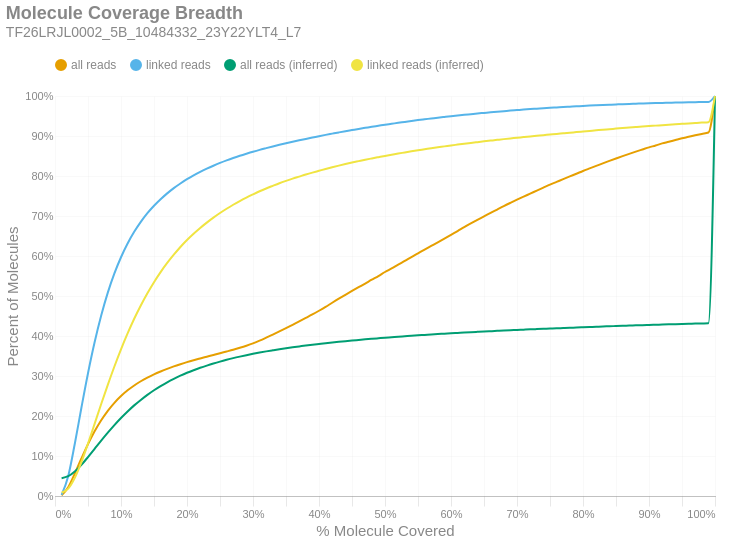

Notebook code for this chart:
### Markdown cell above
### Molecule Read Coverage
This chart shows molecule coverage breadth as computed by the number of bases aligned to that molecule. In other words, "*how much of each unique long molecule is actually sequenced/aligned?*" Keep in mind there is a distinction between sequences and alignments, since some sequences belonging to a particular molecule may not align well and wouldn't appear in the alignment data. This chart also shows molecule coverage breadth as computed by the *inferred fragment* from which the aligned sequences originate. Unlike read coverage, this calculation takes into account the total insert size, including unsequenced gaps between the forward and reverse reads. Like the previous figures, these are cumulative percents.

### Code cell
if SKIPLR:
    print_html(f"Skipped")
else:
    binned_df = consolidated_hist(valids['coverage_bp'], mask, 0.01, True)
    binned_df_inf = consolidated_hist(valids['coverage_inserts'], mask, 0.01, True)
    binned_df = binned_df.with_columns(pl.lit(binned_df_inf['all reads (cumsum)']).alias('all reads (inferred)'))
    binned_df = binned_df.with_columns(pl.lit(binned_df_inf['linked reads (cumsum)']).alias('linked reads (inferred)'))
    binned_df = binned_df.with_columns(
        (pl.col('bin').cast(pl.Float64) + 0.01).alias('right_edge')
    )

    with SafeRender(binned_df):
        (
            density_plot(binned_df, 'Molecule Coverage Breadth', samplename, 'molcov', ['all reads (inferred)','linked reads (inferred)'])
            .encode(
                #x=alt.X('bin:Q', title="% Molecule Covered").axis(format = '%').scale(padding=0),
                x=alt.X('right_edge:Q', title="% Molecule Covered").axis(format='%').scale(padding=0),
                y=alt.Y('value:Q', title='Percent of Molecules')
                    .axis(format='%')
                    .stack(False)
                    .scale(domainMin=0, padding=0),
                color=alt.Color("key:N").scale(domain = ["all reads", "linked reads", "all reads (inferred)", "linked reads (inferred)"]),
                tooltip = [
                    alt.Tooltip("key:N", title = "Data Type"),
                    alt.Tooltip("range_label:N", title="% Molecule Covered"),
                    alt.Tooltip("value:Q", format = ".2%", title="% Molecules")
                ]
            )
        ).display()

### Figure 1 — Vega-Lite specification as saved in the notebook (floating-point values rounded to 4 significant figures)
{"width": "container", "height": 400, "config": {"title": {"anchor": "start", "dy": -15, "fontSize": 18, "color": "#888888", "subtitleColor": "#888888", "subtitleFontSize": 14}, "arc": {"fill": "#0072B2"}, "axis": {"domainColor": "#888888", "domainWidth": 0.5, "gridWidth": 0.2, "grid": false, "titleFontWeight": 400, "titleFontSize": 15, "labelFontSize": 11, "labelColor": "#888888", "tickColor": "#888888", "tickWidth": 0.2, "titleColor": "#888888"}, "axisBand": {"grid": false}, "axisX": {"grid": true, "tickSize": 10, "domainCap": "round"}, "axisY": {"domain": false, "grid": true, "tickSize": 0, "domainCap": "round"}, "background": "transparent", "header": {"labelFontSize": 15, "labelColor": "#888888", "titleFontSize": 15, "titleFontWeight": 600, "titleColor": "#888888"}, "legend": {"labelFont": "sans-serif", "labelFontSize": 12, "labelColor": "#888888", "symbolSize": 100, "symbolType": "circle", "titleFontSize": 12, "titlePadding": 10, "titleColor": "#888888", "title": null, "orient": "top"}, "range": {"category": ["#E69F00", "#56B4E9", "#009E73", "#F0E442", "#0072B2", "#D55E00", "#CC79A7", "#000000"], "diverging": ["#cfe8f3", "#a2d4ec", "#73bfe2", "#46abdb", "#1696d2", "#12719e"]}, "area": {"fill": "#0072B2", "fillOpacity": 0.7, "line": true, "strokeOpacity": 0.7}, "line": {"color": "#0072B2", "stroke": "#0072B2", "strokeWidth": 2}, "trail": {"color": "#0072B2", "stroke": "#0072B2", "strokeWidth": 0, "size": 1}, "point": {"filled": true, "fillOpacity": 1.0, "size": 95}, "text": {"color": "#888888", "fontSize": 11, "align": "right", "fontWeight": 400, "size": 11}, "bar": {"fill": "#0072B2", "stroke": null}, "view": {"stroke": null, "continuousWidth": 660, "continuousHeight": 400}}, "data": {"name": "data-046a3386f2a7646fef6224f1c4e7e96d"}, "mark": {"type": "line", "interpolate": "monotone", "point": {"opacity": 0, "size": 275}}, "encoding": {"color": {"field": "key", "scale": {"domain": ["all reads", "linked reads", "all reads (inferred)", "linked reads (inferred)"]}, "type": "nominal"}, "tooltip": [{"field": "key", "title": "Data Type", "type": "nominal"}, {"field": "range_label", "title": "% Molecule Covered", "type": "nominal"}, {"field": "value", "format": ".2%", "title": "% Molecules", "type": "quantitative"}], "x": {"axis": {"format": "%"}, "field": "right_edge", "scale": {"padding": 0}, "title": "% Molecule Covered", "type": "quantitative"}, "y": {"axis": {"format": "%"}, "field": "value", "scale": {"domainMin": 0, "padding": 0}, "stack": false, "title": "Percent of Molecules", "type": "quantitative"}}, "params": [{"name": "param_c36ac31b6afebe62", "select": {"type": "point", "fields": ["key"]}, "bind": "legend"}], "title": {"text": "Molecule Coverage Breadth", "subtitle": "TF26LRJL0002_5B_10484332_23Y22YLT4_L7"}, "transform": [{"fold": ["all reads (cumsum)", "linked reads (cumsum)", "all reads (inferred)", "linked reads (inferred)"]}, {"calculate": "replace(datum.key, ' (cumsum)', '')", "as": "key"}, {"filter": {"param": "param_c36ac31b6afebe62"}}], "usermeta": {"embedOptions": {"downloadFileName": "TF26LRJL0002_5B_10484332_23Y22YLT4_L7.molcov"}}, "$schema": "https://vega.github.io/schema/vega-lite/v6.4.1.json", "datasets": {"data-046a3386f2a7646fef6224f1c4e7e96d": [{"bin": "0.0", "interval": "0.0-0.01", "all reads": 0.001558, "linked reads": 0.002871, "all reads (cumsum)": 0.001558, "linked reads (cumsum)": 0.002871, "range_label": "0.0-0.01", "all reads (inferred)": 0.04461, "linked reads (inferred)": 0.008535, "right_edge": 0.01}, {"bin": "0.01", "interval": "0.01-0.02", "all reads": 0.0204, "linked reads": 0.04657, "all reads (cumsum)": 0.02196, "linked reads (cumsum)": 0.04944, "range_label": "0.01-0.02", "all reads (inferred)": 0.04947, "linked reads (inferred)": 0.01844, "right_edge": 0.02}, {"bin": "0.02", "interval": "0.02-0.03", "all reads": 0.03424, "linked reads": 0.08106, "all reads (cumsum)": 0.0562, "linked reads (cumsum)": 0.1305, "range_label": "0.02-0.03", "all reads (inferred)": 0.06129, "linked reads (inferred)": 0.04557, "right_edge": 0.03}, {"bin": "0.03", "interval": "0.03-0.04", "all reads": 0.03754, "linked reads": 0.09003, "all reads (cumsum)": 0.09374, "linked reads (cumsum)": 0.2205, "range_label": "0.03-0.04", "all reads (inferred)": 0.07791, "linked reads (inferred)": 0.08483, "right_edge": 0.04}, {"bin": "0.04", "interval": "0.04-0.05", "all reads": 0.03589, "linked reads": 0.0864, "all reads (cumsum)": 0.1296, "linked reads (cumsum)": 0.3069, "range_label": "0.04-0.05", "all reads (inferred)": 0.09738, "linked reads (inferred)": 0.1312, "right_edge": 0.05}, {"bin": "0.05", "interval": "0.05-0.06", "all reads": 0.03206, "linked reads": 0.07735, "all reads (cumsum)": 0.1617, "linked reads (cumsum)": 0.3843, "range_label": "0.05-0.06", "all reads (inferred)": 0.1179, "linked reads (inferred)": 0.1803, "right_edge": 0.06}, {"bin": "0.06", "interval": "0.06-0.07", "all reads": 0.02771, "linked reads": 0.06699, "all reads (cumsum)": 0.1894, "linked reads (cumsum)": 0.4513, "range_label": "0.06-0.07", "all reads (inferred)": 0.1385, "linked reads (inferred)": 0.23, "right_edge": 0.07}, {"bin": "0.07", "interval": "0.07-0.08", "all reads": 0.02365, "linked reads": 0.05706, "all reads (cumsum)": 0.213, "linked reads (cumsum)": 0.5083, "range_label": "0.07-0.08", "all reads (inferred)": 0.1583, "linked reads (inferred)": 0.2779, "right_edge": 0.08}, {"bin": "0.08", "interval": "0.08-0.09", "all reads": 0.01995, "linked reads": 0.04805, "all reads (cumsum)": 0.233, "linked reads (cumsum)": 0.5564, "range_label": "0.08-0.09", "all reads (inferred)": 0.1773, "linked reads (inferred)": 0.3238, "right_edge": 0.09}, {"bin": "0.09", "interval": "0.09-0.1", "all reads": 0.01686, "linked reads": 0.04055, "all reads (cumsum)": 0.2499, "linked reads (cumsum)": 0.5969, "range_label": "0.09-0.1", "all reads (inferred)": 0.1951, "linked reads (inferred)": 0.3668, "right_edge": 0.1}, {"bin": "0.1", "interval": "0.1-0.11", "all reads": 0.01431, "linked reads": 0.03437, "all reads (cumsum)": 0.2642, "linked reads (cumsum)": 0.6313, "range_label": "0.1-0.11", "all reads (inferred)": 0.2114, "linked reads (inferred)": 0.4063, "right_edge": 0.11}, {"bin": "0.11", "interval": "0.11-0.12", "all reads": 0.0122, "linked reads": 0.02909, "all reads (cumsum)": 0.2764, "linked reads (cumsum)": 0.6604, "range_label": "0.11-0.12", "all reads (inferred)": 0.2266, "linked reads (inferred)": 0.443, "right_edge": 0.12}, {"bin": "0.12", "interval": "0.12-0.13", "all reads": 0.0105, "linked reads": 0.02487, "all reads (cumsum)": 0.2869, "linked reads (cumsum)": 0.6853, "range_label": "0.12-0.13", "all reads (inferred)": 0.2402, "linked reads (inferred)": 0.4761, "right_edge": 0.13}, {"bin": "0.13", "interval": "0.13-0.14", "all reads": 0.009283, "linked reads": 0.02175, "all reads (cumsum)": 0.2962, "linked reads (cumsum)": 0.707, "range_label": "0.13-0.14", "all reads (inferred)": 0.2529, "linked reads (inferred)": 0.5067, "right_edge": 0.14}, {"bin": "0.14", "interval": "0.14-0.15", "all reads": 0.008096, "linked reads": 0.01868, "all reads (cumsum)": 0.3042, "linked reads (cumsum)": 0.7257, "range_label": "0.14-0.15", "all reads (inferred)": 0.2644, "linked reads (inferred)": 0.5346, "right_edge": 0.15}, {"bin": "0.15", "interval": "0.15-0.16", "all reads": 0.007115, "linked reads": 0.01625, "all reads (cumsum)": 0.3114, "linked reads (cumsum)": 0.7419, "range_label": "0.15-0.16", "all reads (inferred)": 0.2749, "linked reads (inferred)": 0.5598, "right_edge": 0.16}, {"bin": "0.16", "interval": "0.16-0.17", "all reads": 0.006545, "linked reads": 0.01466, "all reads (cumsum)": 0.3179, "linked reads (cumsum)": 0.7566, "range_label": "0.16-0.17", "all reads (inferred)": 0.2843, "linked reads (inferred)": 0.5826, "right_edge": 0.17}, {"bin": "0.17", "interval": "0.17-0.18", "all reads": 0.006018, "linked reads": 0.01318, "all reads (cumsum)": 0.3239, "linked reads (cumsum)": 0.7698, "range_label": "0.17-0.18", "all reads (inferred)": 0.2929, "linked reads (inferred)": 0.6033, "right_edge": 0.18}, {"bin": "0.18", "interval": "0.18-0.19", "all reads": 0.005479, "linked reads": 0.01154, "all reads (cumsum)": 0.3294, "linked reads (cumsum)": 0.7813, "range_label": "0.18-0.19", "all reads (inferred)": 0.3008, "linked reads (inferred)": 0.6226, "right_edge": 0.19}, {"bin": "0.19", "interval": "0.19-0.2", "all reads": 0.005182, "linked reads": 0.0107, "all reads (cumsum)": 0.3346, "linked reads (cumsum)": 0.792, "range_label": "0.19-0.2", "all reads (inferred)": 0.3081, "linked reads (inferred)": 0.6401, "right_edge": 0.2}, {"bin": "0.2", "interval": "0.2-0.21", "all reads": 0.004778, "linked reads": 0.00966, "all reads (cumsum)": 0.3394, "linked reads (cumsum)": 0.8017, "range_label": "0.2-0.21", "all reads (inferred)": 0.3145, "linked reads (inferred)": 0.6556, "right_edge": 0.21}, {"bin": "0.21", "interval": "0.21-0.22", "all reads": 0.004497, "linked reads": 0.008731, "all reads (cumsum)": 0.3439, "linked reads (cumsum)": 0.8104, "range_label": "0.21-0.22", "all reads (inferred)": 0.3205, "linked reads (inferred)": 0.6701, "right_edge": 0.22}, {"bin": "0.22", "interval": "0.22-0.23", "all reads": 0.004419, "linked reads": 0.007914, "all reads (cumsum)": 0.3483, "linked reads (cumsum)": 0.8183, "range_label": "0.22-0.23", "all reads (inferred)": 0.326, "linked reads (inferred)": 0.6834, "right_edge": 0.23}, {"bin": "0.23", "interval": "0.23-0.24", "all reads": 0.004423, "linked reads": 0.007411, "all reads (cumsum)": 0.3527, "linked reads (cumsum)": 0.8257, "range_label": "0.23-0.24", "all reads (inferred)": 0.3312, "linked reads (inferred)": 0.6959, "right_edge": 0.24}, {"bin": "0.24", "interval": "0.24-0.25", "all reads": 0.004396, "linked reads": 0.00695, "all reads (cumsum)": 0.3571, "linked reads (cumsum)": 0.8327, "range_label": "0.24-0.25", "all reads (inferred)": 0.336, "linked reads (inferred)": 0.7074, "right_edge": 0.25}, {"bin": "0.25", "interval": "0.25-0.26", "all reads": 0.004215, "linked reads": 0.006336, "all reads (cumsum)": 0.3613, "linked reads (cumsum)": 0.839, "range_label": "0.25-0.26", "all reads (inferred)": 0.3405, "linked reads (inferred)": 0.7181, "right_edge": 0.26}, {"bin": "0.26", "interval": "0.26-0.27", "all reads": 0.004332, "linked reads": 0.005933, "all reads (cumsum)": 0.3656, "linked reads (cumsum)": 0.8449, "range_label": "0.26-0.27", "all reads (inferred)": 0.3446, "linked reads (inferred)": 0.7281, "right_edge": 0.27}, {"bin": "0.27", "interval": "0.27-0.28", "all reads": 0.004782, "linked reads": 0.005529, "all reads (cumsum)": 0.3704, "linked reads (cumsum)": 0.8505, "range_label": "0.27-0.28", "all reads (inferred)": 0.3484, "linked reads (inferred)": 0.7374, "right_edge": 0.28}, {"bin": "0.28", "interval": "0.28-0.29", "all reads": 0.005215, "linked reads": 0.005199, "all reads (cumsum)": 0.3756, "linked reads (cumsum)": 0.8557, "range_label": "0.28-0.29", "all reads (inferred)": 0.3521, "linked reads (inferred)": 0.7461, "right_edge": 0.29}, {"bin": "0.29", "interval": "0.29-0.3", "all reads": 0.005849, "linked reads": 0.004997, "all reads (cumsum)": 0.3815, "linked reads (cumsum)": 0.8607, "range_label": "0.29-0.3", "all reads (inferred)": 0.3554, "linked reads (inferred)": 0.7541, "right_edge": 0.3}, {"bin": "0.3", "interval": "0.3-0.31", "all reads": 0.00675, "linked reads": 0.004667, "all reads (cumsum)": 0.3882, "linked reads (cumsum)": 0.8653, "range_label": "0.3-0.31", "all reads (inferred)": 0.3586, "linked reads (inferred)": 0.7618, "right_edge": 0.31}, {"bin": "0.31", "interval": "0.31-0.32", "all reads": 0.007495, "linked reads": 0.004298, "all reads (cumsum)": 0.3957, "linked reads (cumsum)": 0.8696, "range_label": "0.31-0.32", "all reads (inferred)": 0.3616, "linked reads (inferred)": 0.7689, "right_edge": 0.32}, {"bin": "0.32", "interval": "0.32-0.33", "all reads": 0.00783, "linked reads": 0.00421, "all reads (cumsum)": 0.4036, "linked reads (cumsum)": 0.8738, "range_label": "0.32-0.33", "all reads (inferred)": 0.3643, "linked reads (inferred)": 0.7754, "right_edge": 0.33}, {"bin": "0.33", "interval": "0.33-0.34", "all reads": 0.007935, "linked reads": 0.004122, "all reads (cumsum)": 0.4115, "linked reads (cumsum)": 0.878, "range_label": "0.33-0.34", "all reads (inferred)": 0.367, "linked reads (inferred)": 0.7818, "right_edge": 0.34}, {"bin": "0.34", "interval": "0.34-0.35", "all reads": 0.008111, "linked reads": 0.003878, "all reads (cumsum)": 0.4196, "linked reads (cumsum)": 0.8818, "range_label": "0.34-0.35", "all reads (inferred)": 0.3694, "linked reads (inferred)": 0.7877, "right_edge": 0.35}, {"bin": "0.35", "interval": "0.35-0.36", "all reads": 0.008458, "linked reads": 0.003727, "all reads (cumsum)": 0.4281, "linked reads (cumsum)": 0.8856, "range_label": "0.35-0.36", "all reads (inferred)": 0.3718, "linked reads (inferred)": 0.7934, "right_edge": 0.36}, {"bin": "0.36", "interval": "0.36-0.37", "all reads": 0.008377, "linked reads": 0.003628, "all reads (cumsum)": 0.4364, "linked reads (cumsum)": 0.8892, "range_label": "0.36-0.37", "all reads (inferred)": 0.3739, "linked reads (inferred)": 0.7985, "right_edge": 0.37}, {"bin": "0.37", "interval": "0.37-0.38", "all reads": 0.008602, "linked reads": 0.003492, "all reads (cumsum)": 0.445, "linked reads (cumsum)": 0.8927, "range_label": "0.37-0.38", "all reads (inferred)": 0.3761, "linked reads (inferred)": 0.8037, "right_edge": 0.38}, {"bin": "0.38", "interval": "0.38-0.39", "all reads": 0.008722, "linked reads": 0.003362, "all reads (cumsum)": 0.4538, "linked reads (cumsum)": 0.8961, "range_label": "0.38-0.39", "all reads (inferred)": 0.3781, "linked reads (inferred)": 0.8085, "right_edge": 0.39}, {"bin": "0.39", "interval": "0.39-0.4", "all reads": 0.009335, "linked reads": 0.003505, "all reads (cumsum)": 0.4631, "linked reads (cumsum)": 0.8996, "range_label": "0.39-0.4", "all reads (inferred)": 0.38, "linked reads (inferred)": 0.813, "right_edge": 0.4}, {"bin": "0.4", "interval": "0.4-0.41", "all reads": 0.009695, "linked reads": 0.003263, "all reads (cumsum)": 0.4728, "linked reads (cumsum)": 0.9028, "range_label": "0.4-0.41", "all reads (inferred)": 0.3819, "linked reads (inferred)": 0.8175, "right_edge": 0.41}, {"bin": "0.41", "interval": "0.41-0.42", "all reads": 0.01035, "linked reads": 0.003079, "all reads (cumsum)": 0.4832, "linked reads (cumsum)": 0.9059, "range_label": "0.41-0.42", "all reads (inferred)": 0.3837, "linked reads (inferred)": 0.8219, "right_edge": 0.42}, {"bin": "0.42", "interval": "0.42-0.43", "all reads": 0.01011, "linked reads": 0.003069, "all reads (cumsum)": 0.4933, "linked reads (cumsum)": 0.909, "range_label": "0.42-0.43", "all reads (inferred)": 0.3855, "linked reads (inferred)": 0.826, "right_edge": 0.43}, {"bin": "0.43", "interval": "0.43-0.44", "all reads": 0.009728, "linked reads": 0.003, "all reads (cumsum)": 0.503, "linked reads (cumsum)": 0.912, "range_label": "0.43-0.44", "all reads (inferred)": 0.3871, "linked reads (inferred)": 0.8299, "right_edge": 0.44}, {"bin": "0.44", "interval": "0.44-0.45", "all reads": 0.00956, "linked reads": 0.002855, "all reads (cumsum)": 0.5126, "linked reads (cumsum)": 0.9148, "range_label": "0.44-0.45", "all reads (inferred)": 0.3887, "linked reads (inferred)": 0.8337, "right_edge": 0.45}, {"bin": "0.45", "interval": "0.45-0.46", "all reads": 0.009401, "linked reads": 0.002867, "all reads (cumsum)": 0.522, "linked reads (cumsum)": 0.9177, "range_label": "0.45-0.46", "all reads (inferred)": 0.3902, "linked reads (inferred)": 0.8372, "right_edge": 0.46}, {"bin": "0.46", "interval": "0.46-0.47", "all reads": 0.009278, "linked reads": 0.002664, "all reads (cumsum)": 0.5312, "linked reads (cumsum)": 0.9204, "range_label": "0.46-0.47", "all reads (inferred)": 0.3916, "linked reads (inferred)": 0.8407, "right_edge": 0.47}, {"bin": "0.47", "interval": "0.47-0.48", "all reads": 0.009486, "linked reads": 0.002724, "all reads (cumsum)": 0.5407, "linked reads (cumsum)": 0.9231, "range_label": "0.47-0.48", "all reads (inferred)": 0.393, "linked reads (inferred)": 0.8439, "right_edge": 0.48}, {"bin": "0.48", "interval": "0.48-0.49", "all reads": 0.009102, "linked reads": 0.002516, "all reads (cumsum)": 0.5498, "linked reads (cumsum)": 0.9256, "range_label": "0.48-0.49", "all reads (inferred)": 0.3944, "linked reads (inferred)": 0.8471, "right_edge": 0.49}, {"bin": "0.49", "interval": "0.49-0.5", "all reads": 0.01019, "linked reads": 0.002573, "all reads (cumsum)": 0.56, "linked reads (cumsum)": 0.9282, "range_label": "0.49-0.5", "all reads (inferred)": 0.3957, "linked reads (inferred)": 0.8503, "right_edge": 0.5}, {"bin": "0.5", "interval": "0.5-0.51", "all reads": 0.008828, "linked reads": 0.002361, "all reads (cumsum)": 0.5688, "linked reads (cumsum)": 0.9305, "range_label": "0.5-0.51", "all reads (inferred)": 0.3969, "linked reads (inferred)": 0.8532, "right_edge": 0.51}, {"bin": "0.51", "interval": "0.51-0.52", "all reads": 0.009624, "linked reads": 0.00243, "all reads (cumsum)": 0.5785, "linked reads (cumsum)": 0.933, "range_label": "0.51-0.52", "all reads (inferred)": 0.3982, "linked reads (inferred)": 0.8562, "right_edge": 0.52}, {"bin": "0.52", "interval": "0.52-0.53", "all reads": 0.009183, "linked reads": 0.002259, "all reads (cumsum)": 0.5876, "linked reads (cumsum)": 0.9352, "range_label": "0.52-0.53", "all reads (inferred)": 0.3994, "linked reads (inferred)": 0.8589, "right_edge": 0.53}, {"bin": "0.53", "interval": "0.53-0.54", "all reads": 0.009661, "linked reads": 0.002342, "all reads (cumsum)": 0.5973, "linked reads (cumsum)": 0.9376, "range_label": "0.53-0.54", "all reads (inferred)": 0.4006, "linked reads (inferred)": 0.8618, "right_edge": 0.54}, {"bin": "0.54", "interval": "0.54-0.55", "all reads": 0.009298, "linked reads": 0.002237, "all reads (cumsum)": 0.6066, "linked reads (cumsum)": 0.9398, "range_label": "0.54-0.55", "all reads (inferred)": 0.4017, "linked reads (inferred)": 0.8644, "right_edge": 0.55}, {"bin": "0.55", "interval": "0.55-0.56", "all reads": 0.009329, "linked reads": 0.002019, "all reads (cumsum)": 0.6159, "linked reads (cumsum)": 0.9418, "range_label": "0.55-0.56", "all reads (inferred)": 0.4027, "linked reads (inferred)": 0.8669, "right_edge": 0.56}, {"bin": "0.56", "interval": "0.56-0.57", "all reads": 0.009076, "linked reads": 0.001975, "all reads (cumsum)": 0.625, "linked reads (cumsum)": 0.9438, "range_label": "0.56-0.57", "all reads (inferred)": 0.4038, "linked reads (inferred)": 0.8695, "right_edge": 0.57}, {"bin": "0.57", "interval": "0.57-0.58", "all reads": 0.009028, "linked reads": 0.002015, "all reads (cumsum)": 0.634, "linked reads (cumsum)": 0.9458, "range_label": "0.57-0.58", "all reads (inferred)": 0.4048, "linked reads (inferred)": 0.8718, "right_edge": 0.58}, {"bin": "0.58", "interval": "0.58-0.59", "all reads": 0.009309, "linked reads": 0.001895, "all reads (cumsum)": 0.6433, "linked reads (cumsum)": 0.9477, "range_label": "0.58-0.59", "all reads (inferred)": 0.4058, "linked reads (inferred)": 0.8741, "right_edge": 0.59}, {"bin": "0.59", "interval": "0.59-0.6", "all reads": 0.009564, "linked reads": 0.001858, "all reads (cumsum)": 0.6529, "linked reads (cumsum)": 0.9496, "range_label": "0.59-0.6", "all reads (inferred)": 0.4068, "linked reads (inferred)": 0.8764, "right_edge": 0.6}, {"bin": "0.6", "interval": "0.6-0.61", "all reads": 0.009384, "linked reads": 0.001726, "all reads (cumsum)": 0.6623, "linked reads (cumsum)": 0.9513, "range_label": "0.6-0.61", "all reads (inferred)": 0.4077, "linked reads (inferred)": 0.8785, "right_edge": 0.61}, {"bin": "0.61", "interval": "0.61-0.62", "all reads": 0.009738, "linked reads": 0.001728, "all reads (cumsum)": 0.672, "linked reads (cumsum)": 0.953, "range_label": "0.61-0.62", "all reads (inferred)": 0.4086, "linked reads (inferred)": 0.8807, "right_edge": 0.62}, {"bin": "0.62", "interval": "0.62-0.63", "all reads": 0.009288, "linked reads": 0.001651, "all reads (cumsum)": 0.6813, "linked reads (cumsum)": 0.9547, "range_label": "0.62-0.63", "all reads (inferred)": 0.4095, "linked reads (inferred)": 0.8827, "right_edge": 0.63}, {"bin": "0.63", "interval": "0.63-0.64", "all reads": 0.008977, "linked reads": 0.00167, "all reads (cumsum)": 0.6903, "linked reads (cumsum)": 0.9563, "range_label": "0.63-0.64", "all reads (inferred)": 0.4104, "linked reads (inferred)": 0.8847, "right_edge": 0.64}, {"bin": "0.64", "interval": "0.64-0.65", "all reads": 0.008679, "linked reads": 0.001462, "all reads (cumsum)": 0.699, "linked reads (cumsum)": 0.9578, "range_label": "0.64-0.65", "all reads (inferred)": 0.4112, "linked reads (inferred)": 0.8866, "right_edge": 0.65}, {"bin": "0.65", "interval": "0.65-0.66", "all reads": 0.008768, "linked reads": 0.001479, "all reads (cumsum)": 0.7077, "linked reads (cumsum)": 0.9593, "range_label": "0.65-0.66", "all reads (inferred)": 0.412, "linked reads (inferred)": 0.8885, "right_edge": 0.66}, {"bin": "0.66", "interval": "0.66-0.67", "all reads": 0.008466, "linked reads": 0.001432, "all reads (cumsum)": 0.7162, "linked reads (cumsum)": 0.9607, "range_label": "0.66-0.67", "all reads (inferred)": 0.4128, "linked reads (inferred)": 0.8903, "right_edge": 0.67}, {"bin": "0.67", "interval": "0.67-0.68", "all reads": 0.008558, "linked reads": 0.001381, "all reads (cumsum)": 0.7248, "linked reads (cumsum)": 0.9621, "range_label": "0.67-0.68", "all reads (inferred)": 0.4136, "linked reads (inferred)": 0.8922, "right_edge": 0.68}, {"bin": "0.68", "interval": "0.68-0.69", "all reads": 0.008133, "linked reads": 0.001435, "all reads (cumsum)": 0.7329, "linked reads (cumsum)": 0.9635, "range_label": "0.68-0.69", "all reads (inferred)": 0.4144, "linked reads (inferred)": 0.8939, "right_edge": 0.69}, {"bin": "0.69", "interval": "0.69-0.7", "all reads": 0.007935, "linked reads": 0.001277, "all reads (cumsum)": 0.7408, "linked reads (cumsum)": 0.9648, "range_label": "0.69-0.7", "all reads (inferred)": 0.4151, "linked reads (inferred)": 0.8956, "right_edge": 0.7}, {"bin": "0.7", "interval": "0.7-0.71", "all reads": 0.007608, "linked reads": 0.001286, "all reads (cumsum)": 0.7484, "linked reads (cumsum)": 0.9661, "range_label": "0.7-0.71", "all reads (inferred)": 0.4158, "linked reads (inferred)": 0.8973, "right_edge": 0.71}, {"bin": "0.71", "interval": "0.71-0.72", "all reads": 0.007446, "linked reads": 0.001207, "all reads (cumsum)": 0.7559, "linked reads (cumsum)": 0.9673, "range_label": "0.71-0.72", "all reads (inferred)": 0.4166, "linked reads (inferred)": 0.899, "right_edge": 0.72}, {"bin": "0.72", "interval": "0.72-0.73", "all reads": 0.00753, "linked reads": 0.001088, "all reads (cumsum)": 0.7634, "linked reads (cumsum)": 0.9684, "range_label": "0.72-0.73", "all reads (inferred)": 0.4172, "linked reads (inferred)": 0.9006, "right_edge": 0.73}, {"bin": "0.73", "interval": "0.73-0.74", "all reads": 0.007475, "linked reads": 0.001123, "all reads (cumsum)": 0.7709, "linked reads (cumsum)": 0.9695, "range_label": "0.73-0.74", "all reads (inferred)": 0.4179, "linked reads (inferred)": 0.9021, "right_edge": 0.74}, {"bin": "0.74", "interval": "0.74-0.75", "all reads": 0.007444, "linked reads": 0.001047, "all reads (cumsum)": 0.7783, "linked reads (cumsum)": 0.9705, "range_label": "0.74-0.75", "all reads (inferred)": 0.4186, "linked reads (inferred)": 0.9037, "right_edge": 0.75}, {"bin": "0.75", "interval": "0.75-0.76", "all reads": 0.006887, "linked reads": 0.0009552, "all reads (cumsum)": 0.7852, "linked reads (cumsum)": 0.9715, "range_label": "0.75-0.76", "all reads (inferred)": 0.4193, "linked reads (inferred)": 0.9053, "right_edge": 0.76}, {"bin": "0.76", "interval": "0.76-0.77", "all reads": 0.006932, "linked reads": 0.0009675, "all reads (cumsum)": 0.7922, "linked reads (cumsum)": 0.9725, "range_label": "0.76-0.77", "all reads (inferred)": 0.4199, "linked reads (inferred)": 0.9067, "right_edge": 0.77}, {"bin": "0.77", "interval": "0.77-0.78", "all reads": 0.006809, "linked reads": 0.0009043, "all reads (cumsum)": 0.799, "linked reads (cumsum)": 0.9734, "range_label": "0.77-0.78", "all reads (inferred)": 0.4205, "linked reads (inferred)": 0.9082, "right_edge": 0.78}, {"bin": "0.78", "interval": "0.78-0.79", "all reads": 0.006695, "linked reads": 0.000903, "all reads (cumsum)": 0.8057, "linked reads (cumsum)": 0.9743, "range_label": "0.78-0.79", "all reads (inferred)": 0.4212, "linked reads (inferred)": 0.9098, "right_edge": 0.79}, {"bin": "0.79", "interval": "0.79-0.8", "all reads": 0.006929, "linked reads": 0.0009359, "all reads (cumsum)": 0.8126, "linked reads (cumsum)": 0.9752, "range_label": "0.79-0.8", "all reads (inferred)": 0.4219, "linked reads (inferred)": 0.9113, "right_edge": 0.8}, {"bin": "0.8", "interval": "0.8-0.81", "all reads": 0.006395, "linked reads": 0.0008205, "all reads (cumsum)": 0.819, "linked reads (cumsum)": 0.976, "range_label": "0.8-0.81", "all reads (inferred)": 0.4225, "linked reads (inferred)": 0.9128, "right_edge": 0.81}, {"bin": "0.81", "interval": "0.81-0.82", "all reads": 0.0063, "linked reads": 0.0007504, "all reads (cumsum)": 0.8253, "linked reads (cumsum)": 0.9768, "range_label": "0.81-0.82", "all reads (inferred)": 0.4232, "linked reads (inferred)": 0.9143, "right_edge": 0.82}, {"bin": "0.82", "interval": "0.82-0.83", "all reads": 0.006385, "linked reads": 0.0007243, "all reads (cumsum)": 0.8317, "linked reads (cumsum)": 0.9775, "range_label": "0.82-0.83", "all reads (inferred)": 0.4238, "linked reads (inferred)": 0.9158, "right_edge": 0.83}, {"bin": "0.83", "interval": "0.83-0.84", "all reads": 0.006123, "linked reads": 0.0006982, "all reads (cumsum)": 0.8378, "linked reads (cumsum)": 0.9782, "range_label": "0.83-0.84", "all reads (inferred)": 0.4243, "linked reads (inferred)": 0.9171, "right_edge": 0.84}, {"bin": "0.84", "interval": "0.84-0.85", "all reads": 0.005993, "linked reads": 0.0006858, "all reads (cumsum)": 0.8438, "linked reads (cumsum)": 0.9789, "range_label": "0.84-0.85", "all reads (inferred)": 0.4249, "linked reads (inferred)": 0.9184, "right_edge": 0.85}, {"bin": "0.85", "interval": "0.85-0.86", "all reads": 0.00593, "linked reads": 0.0006913, "all reads (cumsum)": 0.8497, "linked reads (cumsum)": 0.9796, "range_label": "0.85-0.86", "all reads (inferred)": 0.4255, "linked reads (inferred)": 0.9198, "right_edge": 0.86}, {"bin": "0.86", "interval": "0.86-0.87", "all reads": 0.005682, "linked reads": 0.0006171, "all reads (cumsum)": 0.8554, "linked reads (cumsum)": 0.9802, "range_label": "0.86-0.87", "all reads (inferred)": 0.426, "linked reads (inferred)": 0.921, "right_edge": 0.87}, {"bin": "0.87", "interval": "0.87-0.88", "all reads": 0.00555, "linked reads": 0.0005168, "all reads (cumsum)": 0.8609, "linked reads (cumsum)": 0.9807, "range_label": "0.87-0.88", "all reads (inferred)": 0.4266, "linked reads (inferred)": 0.9223, "right_edge": 0.88}, {"bin": "0.88", "interval": "0.88-0.89", "all reads": 0.00531, "linked reads": 0.0005387, "all reads (cumsum)": 0.8663, "linked reads (cumsum)": 0.9813, "range_label": "0.88-0.89", "all reads (inferred)": 0.4271, "linked reads (inferred)": 0.9236, "right_edge": 0.89}, {"bin": "0.89", "interval": "0.89-0.9", "all reads": 0.00529, "linked reads": 0.0005071, "all reads (cumsum)": 0.8715, "linked reads (cumsum)": 0.9818, "range_label": "0.89-0.9", "all reads (inferred)": 0.4276, "linked reads (inferred)": 0.9248, "right_edge": 0.9}, {"bin": "0.9", "interval": "0.9-0.91", "all reads": 0.004777, "linked reads": 0.0004645, "all reads (cumsum)": 0.8763, "linked reads (cumsum)": 0.9822, "range_label": "0.9-0.91", "all reads (inferred)": 0.4281, "linked reads (inferred)": 0.9259, "right_edge": 0.91}, {"bin": "0.91", "interval": "0.91-0.92", "all reads": 0.005154, "linked reads": 0.0004384, "all reads (cumsum)": 0.8815, "linked reads (cumsum)": 0.9827, "range_label": "0.91-0.92", "all reads (inferred)": 0.4287, "linked reads (inferred)": 0.9271, "right_edge": 0.92}, {"bin": "0.92", "interval": "0.92-0.93", "all reads": 0.004136, "linked reads": 0.0004013, "all reads (cumsum)": 0.8856, "linked reads (cumsum)": 0.9831, "range_label": "0.92-0.93", "all reads (inferred)": 0.4292, "linked reads (inferred)": 0.9283, "right_edge": 0.93}, {"bin": "0.93", "interval": "0.93-0.94", "all reads": 0.00443, "linked reads": 0.0004178, "all reads (cumsum)": 0.89, "linked reads (cumsum)": 0.9835, "range_label": "0.93-0.94", "all reads (inferred)": 0.4296, "linked reads (inferred)": 0.9294, "right_edge": 0.94}, {"bin": "0.94", "interval": "0.94-0.95", "all reads": 0.004373, "linked reads": 0.0003903, "all reads (cumsum)": 0.8944, "linked reads (cumsum)": 0.9839, "range_label": "0.94-0.95", "all reads (inferred)": 0.4301, "linked reads (inferred)": 0.9304, "right_edge": 0.95}, {"bin": "0.95", "interval": "0.95-0.96", "all reads": 0.003485, "linked reads": 0.0003546, "all reads (cumsum)": 0.8979, "linked reads (cumsum)": 0.9842, "range_label": "0.95-0.96", "all reads (inferred)": 0.4305, "linked reads (inferred)": 0.9314, "right_edge": 0.96}, {"bin": "0.96", "interval": "0.96-0.97", "all reads": 0.003747, "linked reads": 0.0003189, "all reads (cumsum)": 0.9017, "linked reads (cumsum)": 0.9846, "range_label": "0.96-0.97", "all reads (inferred)": 0.431, "linked reads (inferred)": 0.9324, "right_edge": 0.97}, {"bin": "0.97", "interval": "0.97-0.98", "all reads": 0.003581, "linked reads": 0.0002845, "all reads (cumsum)": 0.9052, "linked reads (cumsum)": 0.9848, "range_label": "0.97-0.98", "all reads (inferred)": 0.4314, "linked reads (inferred)": 0.9334, "right_edge": 0.98}, {"bin": "0.98", "interval": "0.98-0.99", "all reads": 0.00344, "linked reads": 0.0002955, "all reads (cumsum)": 0.9087, "linked reads (cumsum)": 0.9851, "range_label": "0.98-0.99", "all reads (inferred)": 0.4319, "linked reads (inferred)": 0.9345, "right_edge": 0.99}, {"bin": "0.99", "interval": "0.99-1.0", "all reads": 0.09133, "linked reads": 0.01487, "all reads (cumsum)": 1.0, "linked reads (cumsum)": 1.0, "range_label": "0.99-1.0", "all reads (inferred)": 1.0, "linked reads (inferred)": 1.0, "right_edge": 1.0}]}}
